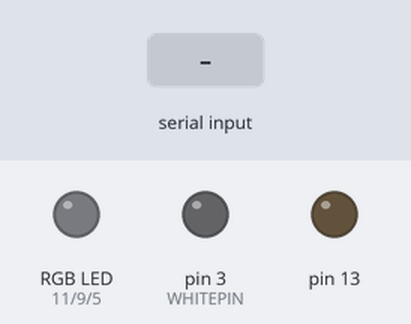
The sketch below on a simulated Arduino Uno, built with avr-gcc and run on an emulated ATmega328P. On the bench: an RGB LED mixed from three pins (HIGH = lit), output pins drawn as LEDs (lit = HIGH). The inputs (shaded band) are chosen by the test bench. Dim RGB values are drawn brighter than linear.

Above: at 1.2 s.
1.3 s: "30,150,10,200," received over Serial
At 1.77 s:
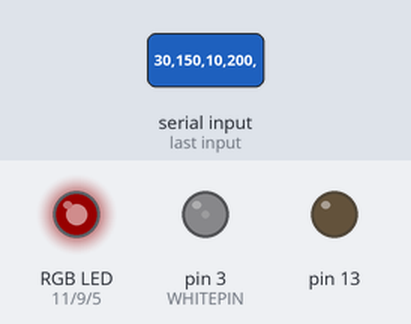
4.3 s: "90,45,200," received over Serial
At 5.2 s:
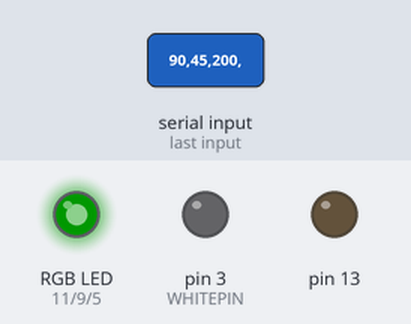
5.8 s: "90,45,200,10," received over Serial
At 6.8 s:
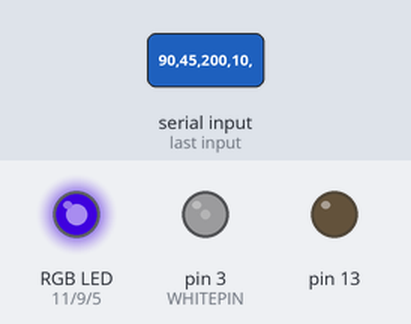
7.6 s: "30,150,10,200," received over Serial
At 8.4 s:
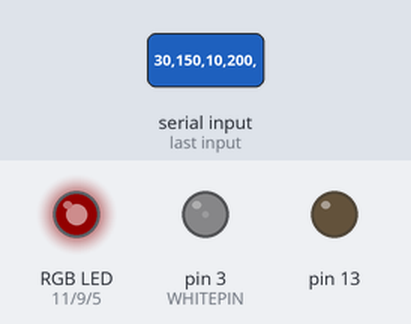
Timing chart, 0 to 11.6 s (numbered marks = the images above; inputs shaded):
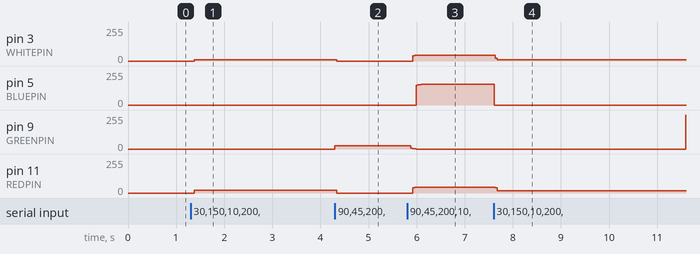

The sketch:

Backlight_Arduino.ino
```cpp
#include <AutoPID.h>

#define REDPIN 11
#define GREENPIN 9
#define BLUEPIN 5
#define WHITEPIN 3

double current_colors[4] = {0, 0, 0, 0};
double target_colors[4] = {0, 0, 0, 0};
double output_colors[4] = {0, 0, 0, 0};

int maxwhite = 255;
int transition_time = 5;

//pid settings and gains
#define OUTPUT_MIN -255
#define OUTPUT_MAX 255

float KP = .75;
float KI = .00;
float KD = .05;

AutoPID PID_red(  &current_colors[0], &target_colors[0], &output_colors[0], OUTPUT_MIN, OUTPUT_MAX, KP, KI, KD);
AutoPID PID_green(&current_colors[1], &target_colors[1], &output_colors[1], OUTPUT_MIN, OUTPUT_MAX, KP, KI, KD);
AutoPID PID_blue( &current_colors[2], &target_colors[2], &output_colors[2], OUTPUT_MIN, OUTPUT_MAX, KP, KI, KD);
AutoPID PID_white(&current_colors[3], &target_colors[3], &output_colors[3], OUTPUT_MIN, OUTPUT_MAX, KP, KI, KD);

String incomingValue1, incomingValue2, incomingValue3, incomingValue4;

void RGB_to_RGBW();

void setup() {
  // put your setup code here, to run once:
  pinMode(REDPIN, OUTPUT);
  pinMode(GREENPIN, OUTPUT);
  pinMode(BLUEPIN, OUTPUT);
  pinMode(WHITEPIN, OUTPUT);
  pinMode(13, OUTPUT);
  digitalWrite(13, LOW);
  Serial.begin(9600);
  Serial.setTimeout(5);

  PID_red.setTimeStep(transition_time);
  PID_green.setTimeStep(transition_time);
  PID_blue.setTimeStep(transition_time);
  PID_white.setTimeStep(transition_time);
}

void loop() {
  if (Serial.available() > 0) {
    incomingValue1 = Serial.readStringUntil(',');
    incomingValue2 = Serial.readStringUntil(',');
    incomingValue3 = Serial.readStringUntil(',');
    incomingValue4 = Serial.readStringUntil(',');

    float KP_new = 0.01 * incomingValue4.toFloat();
    if (KP_new != KP){
      KP = KP_new;
      PID_red.setGains(KP, KI, KD);
      PID_green.setGains(KP, KI, KD);
      PID_blue.setGains(KP, KI, KD);
      PID_white.setGains(KP, KI, KD);
    }

    target_colors[0] = incomingValue1.toFloat();
    target_colors[1] = incomingValue2.toFloat();
    target_colors[2] = incomingValue3.toFloat();
    RGB_to_RGBW();
  }

  PID_red.run();
  PID_green.run();
  PID_blue.run();
  PID_white.run();

//  Serial.print("cur: ");
//  Serial.print(current_colors[0]);
//  Serial.print("\ttar: ");
//  Serial.print(target_colors[0]);
//  Serial.print("\tout: ");
//  Serial.println(output_colors[0]);

  current_colors[0] = constrain(current_colors[0] + output_colors[0], 0, 255);
  current_colors[1] = constrain(current_colors[1] + output_colors[1], 0, 255);
  current_colors[2] = constrain(current_colors[2] + output_colors[2], 0, 255);
  current_colors[3] = constrain(current_colors[3] + output_colors[3], 0, 255);

  analogWrite(REDPIN, current_colors[0]);
  analogWrite(GREENPIN, current_colors[1]);
  analogWrite(BLUEPIN, current_colors[2]);
  analogWrite(WHITEPIN, current_colors[3]);

  delay(5);
}

void RGB_to_RGBW() {
  float Ri, Gi, Bi;

  Ri = target_colors[0];
  Gi = target_colors[1];
  Bi = target_colors[2];

  float tM, multiplier, hR, hG, hB, M, m, Luminance;
  double Wo, Ro, Go, Bo;

  tM = max(Ri, max(Gi, Bi));

  //This section serves to figure out what the color with 100% hue is
  if (tM == 0) {
    multiplier = 500000;
  }
  else {
    multiplier = 255.0f / tM;
  }
  hR = Ri * multiplier;
  hG = Gi * multiplier;
  hB = Bi * multiplier;

  //This calculates the Whiteness (not strictly speaking Luminance) of the color
  M = max(hR, max(hG, hB));
  m = min(hR, min(hG, hB));
  Luminance = ((M + m) / 2.0f - 127.5f) * (255.0f / 127.5f) / multiplier;

  //Calculate the output values
  Wo = double(Luminance);
  Bo = double(Bi - Luminance);
  Ro = double(Ri - Luminance);
  Go = double(Gi - Luminance);

  //Trim them so that they are all between 0 and 255
  if (Wo < 0) Wo = 0;
  if (Bo < 0) Bo = 0;
  if (Ro < 0) Ro = 0;
  if (Go < 0) Go = 0;
  if (Wo > 255) Wo = 255;
  if (Bo > 255) Bo = 255;
  if (Ro > 255) Ro = 255;
  if (Go > 255) Go = 255;

  if (Wo > maxwhite) Wo = maxwhite;
  target_colors[0] = Ro;
  target_colors[1] = Go;
  target_colors[2] = Bo;
  target_colors[3] = Wo;

}
```

Measured:
- after the input at 1.3 s, pin 3 (WHITEPIN): 0/255 → 11/255 after 0.08 s; pin 9 (GREENPIN): 0/255 → 24/255 after 3.0 s; pin 11 (REDPIN): 0/255 → 22/255 after 0.08 s
- after the input at 4.3 s, pin 3 (WHITEPIN): 11/255 → 0/255 at once; pin 11 (REDPIN): 22/255 → 0/255 at once
- after the input at 5.8 s, pin 3 (WHITEPIN), pin 11 (REDPIN): 0/255 → 44/255 after 0.12 s; pin 5 (BLUEPIN): 0/255 → 154/255 after 0.19 s; pin 9 (GREENPIN): 24/255 → 0/255 after 0.07 s
- after the input at 7.6 s, pin 3 (WHITEPIN): 44/255 → 9/255 at once; pin 5 (BLUEPIN): 154/255 → 0/255 at once; pin 9 (GREENPIN): 0/255 → 255/255 after 4.0 s; pin 11 (REDPIN): 44/255 → 18/255 at once
